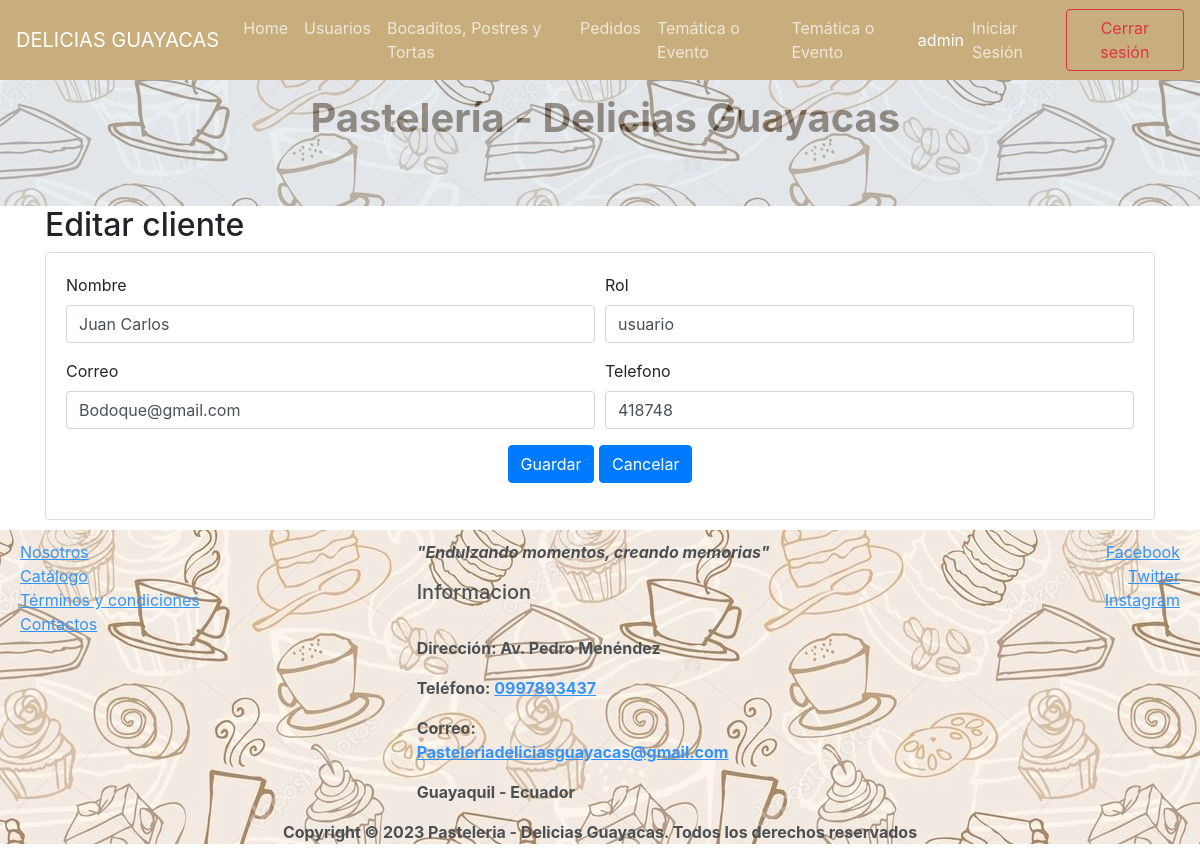
Page /index.php?c=clientes&f=view_edit&id=1 (signed in) on the committed database.
### tables this page shows
CREATE TABLE `clientes` (
  `id` int(11) NOT NULL,
  `nombre` varchar(255) NOT NULL,
  `apellido` varchar(255) NOT NULL,
  `telefono` varchar(50) NOT NULL,
  `correo_electronico` varchar(255) NOT NULL,
  `rol` varchar(20) NOT NULL
);

### controller/ClientesController.php (called while the page is built, shortened)
<?php
require_once 'model/dao/ClientesDAO.php';
class ClientesController {
    private $cliente;
    public function __construct() {
        $this->cliente = new ClientesDAO();
    }
     public function view_edit(){
       $id= $_REQUEST['id'];
      $clien = $this->cliente->selectOne($id);
      $titulo="Editar cliente";
      require_once VCLIENTES.'edit.php';
    }
  }
?>

### controller/FrontController.php (called while the page is built, shortened)
<?php
class FrontController {
    public function ruteo()
    {
        $funcion = (!empty($_REQUEST['f'])) ? htmlentities($_REQUEST['f']) : FUNCION_PRINCIPAL;
        $cont = new  $controlador();
        $cont->$funcion();
    }
}
?>

### index.php (called while the page is built)
<?php
require_once 'controller/FrontController.php';
$front = new FrontController();
$front->ruteo();

### config/Conexion.php (called while the page is built)
<?php
class Conexion {
    public static function getConexion() {
         $dsn = 'mysql:host=localhost;port=3310;dbname=' . DBNAME;
        $conexion = null;
        try {
            $conexion = new PDO($dsn, DBUSER, DBPASSWORD);
             $conexion->setAttribute(PDO::ATTR_ERRMODE, PDO::ERRMODE_EXCEPTION);
        } catch (Exception $e) {
            echo $e;
            die("error " . $e->getMessage());
        }
        return $conexion;
    }
}

### model/dao/ClientesDAO.php (called while the page is built, shortened)
<?php
require_once 'config/Conexion.php';
class ClientesDAO {
    private $cln;
    public function __construct() {
        $this->cln = Conexion::getConexion();
    }
  public function selectOne($id) {
    $sql = "select * from clientes where ".
    "id=:id";
    $stmt = $this->cln->prepare($sql);
    $data = ['id' => $id];
    $stmt->execute($data);
    $cliente = $stmt->fetch(PDO::FETCH_ASSOC);
    return $cliente;
}
}
?>

### view/clientes/clientes.edit.php (the view, shortened to what this page needs)
<div class="container">
<h2> <?php echo $titulo?></h2>
    <div class="card card-body">
        <form action="index.php?c=clientes&f=edit" method="POST" name="formProdNuevo" id="formProdNuevo">
            <div class="form-row">
               <div class="form-group col-sm-6">
                    <label for="nombre">Nombre</label>
                    <input type="text" name="nombre" id="nombre" value="<?php echo $clien['nombre']; ?>" class="form-control" placeholder="nombre" required>
                </div>
                <div class="form-group col-sm-6">
                    <label for="rol">Rol</label>
                    <input type="text" name="rol" id="rol" value="<?php echo $clien['rol']; ?>" class="form-control" placeholder="rol" required>
                </div>
                <div class="form-group col-sm-6">
                    <label for="correo">Correo</label>
                    <input type="text" name="correo" id="correo" value="<?php echo $clien['correo_electronico']; ?>" class="form-control" placeholder="correo_electronico" required>
                </div>
                <div class="form-group col-sm-6">
                    <label for="telefono">Telefono</label>
                    <input type="text" name="telefono" id="telefono" value="<?php echo $clien['telefono']; ?>" class="form-control" placeholder="telefono" required>
                </div>
                <div class="form-group mx-auto">
                    <button type="submit" class="btn btn-primary"
                     onclick="if (!confirm('Esta seguro de modificar el cliente?')) return false;" >Guardar</button>
                    <a href="index.php?c=clientes&f=index" class="btn btn-primary">Cancelar</a>
                </div>
            </div>
        </form>
    </div>
</div>

### rows in the picture
clientes: nombre "Juan Carlos", rol "usuario", correo "Bodoque@gmail.com", telefono "418748"

### other values in the picture
$_SESSION['name'] "admin"
$titulo "Editar cliente"
